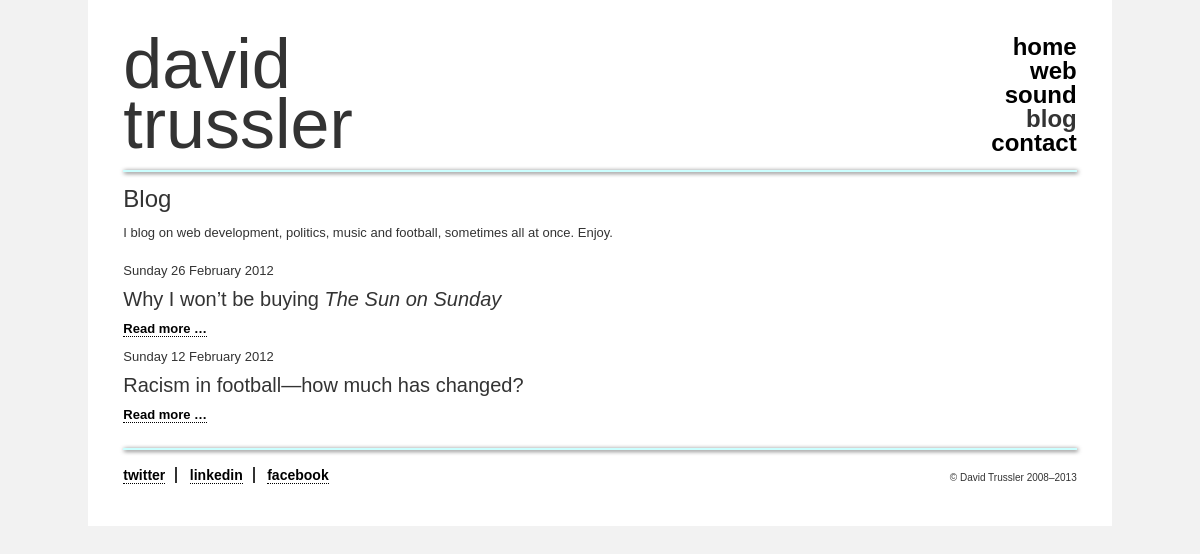
The page /blog_main.php on the database as committed earlier.
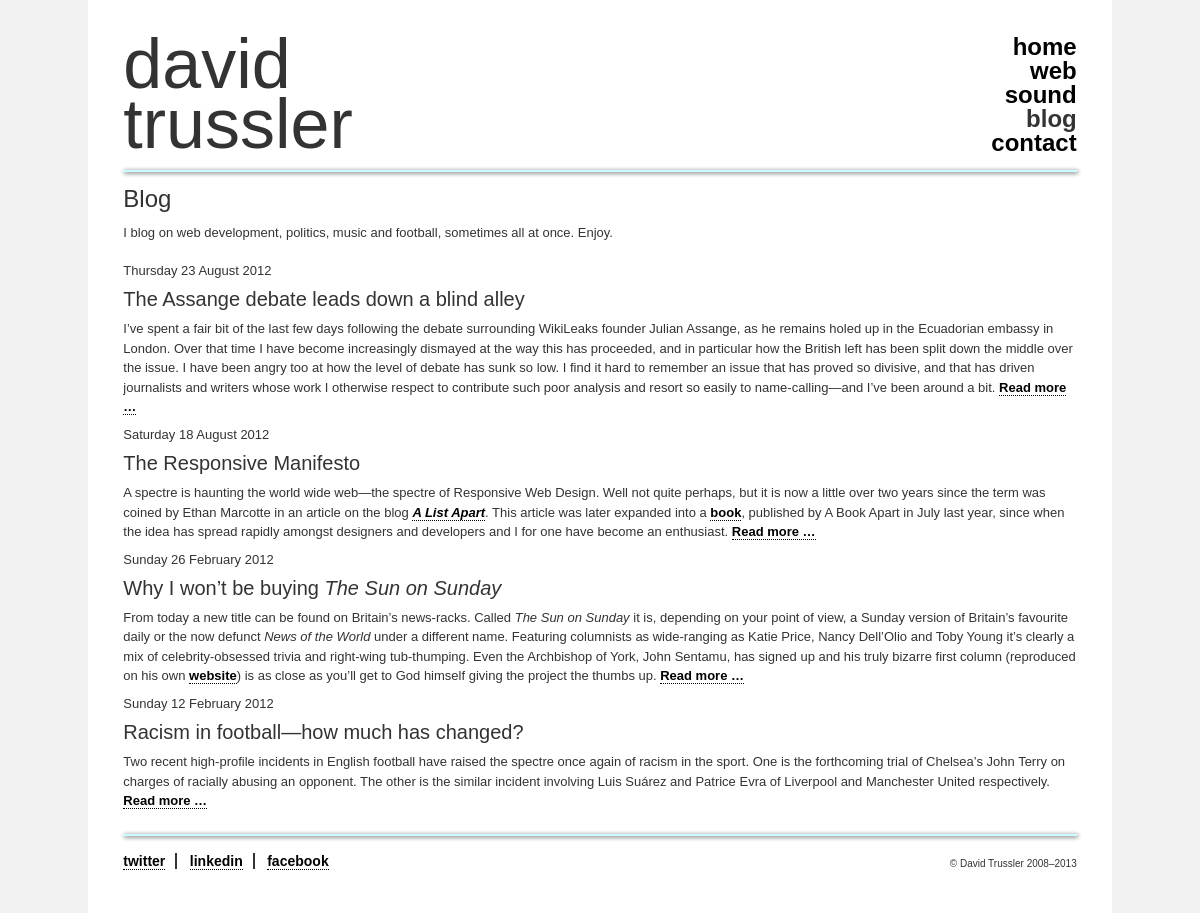
The same page on the database as committed later.
### tables this page shows
CREATE TABLE IF NOT EXISTS `blog_posts` (
  `postId` int(11) NOT NULL auto_increment,
  `titleId` tinytext,
  `timestamp` timestamp NOT NULL default CURRENT_TIMESTAMP on update CURRENT_TIMESTAMP,
  `title` tinytext,
  `body` text,
  PRIMARY KEY  (`postId`)
);

### includes/blog_login.php (called while the page is built)
<?php
$server = 'localhost';
$user = 'root';
$password = '';
$database = 'davidtrussler';
?>

### includes/weblog.php (called while the page is built, shortened)
<?php
class Weblog {
	private $mysqli;
	function __construct() {
		include ('blog_login.php');
		$this->ser = $server;
		$this->use = $user;
		$this->pas = $password;
		$this->dat = $database;
		$this->mysqli = new mysqli($this->ser, $this->use, $this->pas, $this->dat);
	}
	public function getPosts() {
		$posts = array();
		if ($this->mysqli->connect_errno) {
			return 'Error: could not connect to database!';
			exit();
		} else {
			$query = "SELECT * FROM blog_posts ORDER BY timestamp DESC";
			$result = $this->mysqli->query($query);
			if (!$result) {
				return 'Error: no results!';
			} else {
				while($row = $result->fetch_row()) {
					array_push($posts, $row);
				}
			}
			return $posts;
		}
	}
}
?>

### includes/dateFormatter.php (called while the page is built, shortened)
<?php
class DateFormatter {
	public function formatDate($timestamp) {
		$date = new DateTime($timestamp);
		return $date->format('l j F Y');
	}
}
?>

### includes/blog_primary.php (the view, shortened to what this page needs)
<div id="primary" class="<?php echo $primaryClass; ?>">
<?php
if (isset($_GET['postId'])) {
	include ('includes/post.php');
	$comments = $weblog->getComments($postId);
	if (count($comments) > 0) {
		echo
			'<div class="comments">
				<h4>Comments</h4>';
		if (isset($saveComment)) {
			echo
				'<p class="warning">'.$saveComment.'</p>';
		}
		foreach ($comments as $comment) {
			$timestamp = $comment['timestamp'];
			$author = $comment['author'];
				if ($author == '') {
					$author = 'David Trussler';
					$sectionClass = 'owner';
				}
			$website = $comment['website'];
			$body = $comment['body'];
			$date = $weblog->formatDate($timestamp);
	?>
					<div>
						<p class="date"><?php echo $date; ?></p>
					</div>
					<div>
	<?php
			if ($website) {
				echo
						'<h5><a href="http://'.$website.'">'.$author.'</a></h5>';
			} else {
				echo
						'<h5>'.$author.'</h5>';
			}
	?>
						<p><?php echo $body; ?></p>
					</div>
	<?php
		}
	?>
		</div>
	<?php
	}
	?>
		<div class="commentAdd">
			<h4>Add a comment</h4>
			<form action="<?php echo $root; ?>/blog?postId=<?php echo $postId; ?>" method="post">
				<input type="hidden" name="action" value="saveComment"/>
				<fieldset>
					<div class="field clear">
	<?php
	if (in_array('name', $emptyFieldArray)) {
		echo
						'<p class="warning">Please enter your name below</p>';
	}
	?>
						<label for="name">Your name:</label>
						<input
							type="text"
							name="name"
							value="<?php echo $commentAuthor; ?>"
							id="name"
							placeholder="name"
						/>
					</div>
					<div class="field clear">
	<?php
	if (in_array('email', $emptyFieldArray)) {
		echo
						'<p class="warning">Please enter your email address below</p>';
	} elseif ($validatedEmail === false) {
		echo
						'<p class="warning">Please enter a valid email address below</p>';
	}
	?>
						<label for="email">Your email address (this will not be published):</label>
						<input
							type="email"
							name="email"
							value="<?php echo $commentEmail; ?>"
							id="email"
							placeholder="email"
						/>
					</div>
					<div class="field clear">
						<label for="website">Your website address (optional):</label>
						<input
							type="url"
							name="website"
							value="<?php echo $commentWebsite; ?>"
							id="website"
							placeholder="website"
						/>
					</div>
					<div class="field clear">
	<?php
	if (in_array('comment', $emptyFieldArray)) {
		echo
						'<p class="warning">Please enter your comment below</p>';
	}
	?>
						<label for="comment">Your comment:</label>
						<textarea name="comment" id="comment"><?php echo $commentBody; ?></textarea>
					</div>
					<div class="field notify clear">
						<input id="notify" type="checkbox" name="notify"/>
						<label for="notify">Tick here to be notified of further comments on this post</label>
					</div>
	<?php
	$captcha_value_1 = rand(0, 10);
	$captcha_value_2 = rand(0, 10);
	$captcha_validate = $captcha_value_1 + $captcha_value_2;
	?>
					<div class="field captcha clear">
						<label for="captcha">Answer this question: <?php echo $captcha_value_1; ?> + <?php echo $captcha_value_2; ?> = </label>
						<input
							type="number"
							min="0"
							max="20"
							step="1"
							name="captcha_input"
							value=""
						/>
						<input type="hidden" name="captcha_validate" value="<?php echo $captcha_validate; ?>"/>
					</div>
					<div class="actions">
						<button>Post your comment</button>
					</div>
				</fieldset>
			</form>
		</div>
<?php
} else {
	foreach ($posts as $post) {
		$titleId = $post[1];
		$date = $post[2];
			$date = $dateFormatter->formatDate($date);
		$title = htmlspecialchars_decode($post[3]);
		$body = simplexml_load_string(htmlspecialchars_decode($post[4]));
			$body_trunc = $body->para[0];
?>
	<p class="date"><?php echo $date; ?></p>
	<h3><?php echo $title; ?></h3>
	<p>
		<?php echo $body_trunc; ?>
		<span><a href="blog/<?php echo $titleId; ?>">Read more &#8230</a></span>
	</p>
<?php
	}
}
?>
</div>

### includes/commonHeader.php (shortened to what this page needs)
<?php
$self = $_SERVER['PHP_SELF'];
$selfArray = explode('/', $self);
$page = array_pop($selfArray);
$root = join('/', $selfArray);
$pageArray = explode('.', $page);
$link_array = array (
	'home' => 'home',
	'web' => 'web',
	'sound' => 'sound',
	'blog' => 'blog',
	'contact' => 'contact'
);
?>
<!DOCTYPE html>
<html>
	<head>
		<link rel="stylesheet" type="text/css" href="<?php echo $root; ?>/dtPage.css"/>
	</head>
	<body class="<?php echo $pageArray[0]; ?>">
		<div id="wrap">
			<div id="header" class="clear">
				<h1>david<br />trussler</h1>
				<ul class="nav">
<?php
	foreach($link_array as $url => $title) {
		$url_array = explode('?', $url);
		if (stripos($self, $url_array[0]) != false) {
			echo '<li class="live">'.$title.'</li>';
		} else {
			echo '<li><a href="'.$root.'/'.$url.'">'.$title.'</a></li>';
		}
	}
?>
				</ul>
			</div>
			<div class="end"></div>
			<div id="content" class="clear">

### blog_main.php (shortened to what this page needs)
<?php
include ('includes/weblog.php');
include ('includes/dateFormatter.php');
$weblog = new Weblog();
$dateFormatter = new DateFormatter();
if (isset($_GET['tagNameId'])) {
	$postIdArray = $weblog->getPostIds($_GET['tagNameId'], '');
} elseif (isset($_GET['month'])) {
	$postIdArray = $weblog->getPostIds('', $_GET['month']);
} else {
	$posts = $weblog->getPosts();
}
if (isset($_GET['postId']) && $_GET['postId'] != '') {
	$postId = $_GET['postId'];
	$idArray = explode('-', $postId);
	$postId = array_pop($idArray);
} else {
	$postIdArray = $weblog->getPostIds('', '');
	$postId = $postIdArray[0];
}
$post = $weblog->getPost($postId);
if (isset($post['title'])) {
	$postTitle = htmlspecialchars_decode($post['title']);
} else {
	$postTitle = 'Untitled';
}
$emptyFieldArray = array();
$commentAuthor = '';
$commentEmail = '';
$commentWebsite = '';
$commentBody = '';
$validatedEmail = '';
$pageTitle = strip_tags($postTitle);
if (isset($_GET['postId'])) {
	$title = 'blog | '.$pageTitle;
	$primaryClass = 'blogPost';
} else {
	$primaryClass = 'blogMain';
}
include ('includes/commonHeader.php');
if (!isset($_GET['postId'])) {
	include ('includes/blog_intro.php');
}
include ('includes/blog_primary.php');
include ('includes/commonFooter.php');
?>

### includes/blog_intro.php
<div id="intro">
	<h2>Blog</h2>
	<p>I blog on web development, politics, music and football, sometimes all at once. Enjoy.</p>
</div>

### includes/commonFooter.php
			</div>
			<div class="end"></div>
			<div id="footer" class="clear">
				<ul>
					<li><a href="http://twitter.com/#!/davidTrussler" class="newWindow">twitter</a></li>
					<li><a href="http://uk.linkedin.com/in/dtrussler" class="newWindow">linkedin</a></li>
					<li><a href="http://www.facebook.com/#!/profile.php?id=1460495287" class="newWindow">facebook</a></li>
				</ul>
				<p class="credit">&#169; David Trussler 2008&#8211;<?php date_default_timezone_set ('Europe/London'); echo date('Y'); ?></p>
			</div>
		</div>
	</body>
</html>

### dtPage.css (style rules this page uses)
body { text-align: center; padding: 0; margin: 0; border: 0; background-color: rgb(242,242,242); color: #333333; font-size: 62.5%; }
p, h1, h4, li, .credit, label, input, textarea { font-family: Verdana, "Lucida Sans Unicode", "Lucida Sans", "Lucida Grande", sans-serif; font-weight: normal; }
p, li, label, input, textarea { line-height: 1.5; margin: 0 0 0.65em; padding: 0; }
p, li, label, input, textarea { font-size: 1.3em; }
h1, .credit { margin: 0 0 0.1em; padding: 0; }
h2, h3, h5, .strong { font-family: "Arial Black", Gadget, sans-serif; }
h2, h3, h4, h5, ul { margin: 0 0 .5em 0; padding: 0; font-weight: normal; }
ul { list-style-type: none; }
h1 { font-size: 7em; line-height: .85; }
h2 { font-size: 2.4em; line-height: 1em; }
h3 { font-size: 2em; line-height: 1; }
a { text-decoration: none; color: black; font-weight: bold; border-bottom: dotted 1px; }
a:hover, .live { text-decoration: none; font-weight: bold; }
.clear { *display: inline-block; _display: inline-block; }
.clear:after { content: "."; display: block; clear: both; visibility: hidden; line-height: 0; height: 0; }
div.end { -moz-border-radius: 1px; background: #ccffff; height: 2px; margin: 0 3.44827586207% ; -moz-box-shadow: 1px 1px 4px rgba(0, 0, 0, 0.8); -webkit-box-shadow: 1px 1px 4px rgba(0, 0, 0, 0.8); box-shadow: 1px 1px 4px rgba(0, 0, 0, 0.8); }
.credit { float: right; clear: none; text-align: right; font-size: 1em; line-height: 1; margin-top: 0.82em; }
.namedTitle { font-style: italic; }
#wrap { position: relative; margin: 0 auto; background-color: white; max-width: 1024px; }
#header { text-align: left; padding: 3.44827586207% 3.44827586207% 1.5em; margin: 0; }
#header h1 { float: left; margin-bottom: 0; }
#header ul.nav { float: right; text-align: right; margin-bottom: 0; }
#header ul.nav li { font-size: 2.4em; line-height: 1; }
#header ul.nav li { line-height: 1; margin-bottom: 0; }
#header ul.nav li a { border-bottom: none; }
#content { text-align: left; padding: 0 3.44827586207% ; margin: 1.5em 0 0.5em; }
#primary, #secondary, #intro { float: left; margin: 0 0 1em 0; }
#primary { width: 74.1379310345%; }
#primary.blogMain { width: 100%; }
#intro { width: 100%; }
#footer { padding: 1.5em 3.44827586207% 3.44827586207% ; clear: both; margin: 0; }
#footer ul { float: left; clear: none; line-height: 1; }
#folio li, #footer li { display: inline; }
#footer li { font-size: 1.4em; border-right: solid 2px; margin-right: 10px; padding-right: 10px; }
#footer li:last-child, #folio li:last-child { border-right: none; margin-right: 0; padding-right: 0; }

Rows that differ between the two databases and show on the page:
added blog_posts: timestamp "Thursday 23 August 2012", title "The Assange debate leads down a blind alley", body_trunc "I’ve spent a fair bit of the last few days following the debate surrounding WikiLeaks founder Julian Assange, as he remains holed up in the Ecuadorian embassy in London. Over that time I have become increasingly dismayed at the way this has proceeded, and in particular how the British left has been split down the middle over the issue. I have been angry too at how the level of debate has sunk so low. I find it hard to remember an issue that has proved so divisive, and that has driven journalists and writers whose work I otherwise respect to contribute such poor analysis and resort so easily to name-calling—and I’ve been around a bit."
added blog_posts: timestamp "Saturday 18 August 2012", title "The Responsive Manifesto", body_trunc "A spectre is haunting the world wide web—the spectre of Responsive Web Design. Well not quite perhaps, but it is now a little over two years since the term was coined by Ethan Marcotte in an article on the blog A List Apart . This article was later expanded into a book , published by A Book Apart in July last year, since when the idea has spread rapidly amongst designers and developers and I for one have become an enthusiast."
changed blog_posts "Why I won’t be buying The Sun on Sunday": body_trunc (not shown) → "From today a new title can be found on Britain’s news-racks. Called The Sun on Sunday it is, depending on your point of view, a Sunday version of Britain’s favourite daily or the now defunct News of the World under a different name. Featuring columnists as wide-ranging as Katie Price, Nancy Dell’Olio and Toby Young it’s clearly a mix of celebrity-obsessed trivia and right-wing tub-thumping. Even the Archbishop of York, John Sentamu, has signed up and his truly bizarre first column (reproduced on his own website ) is as close as you’ll get to God himself giving the project the thumbs up."
changed blog_posts "Racism in football—how much has changed?": body_trunc (not shown) → "Two recent high-profile incidents in English football have raised the spectre once again of racism in the sport. One is the forthcoming trial of Chelsea’s John Terry on charges of racially abusing an opponent. The other is the similar incident involving Luis Suárez and Patrice Evra of Liverpool and Manchester United respectively."
